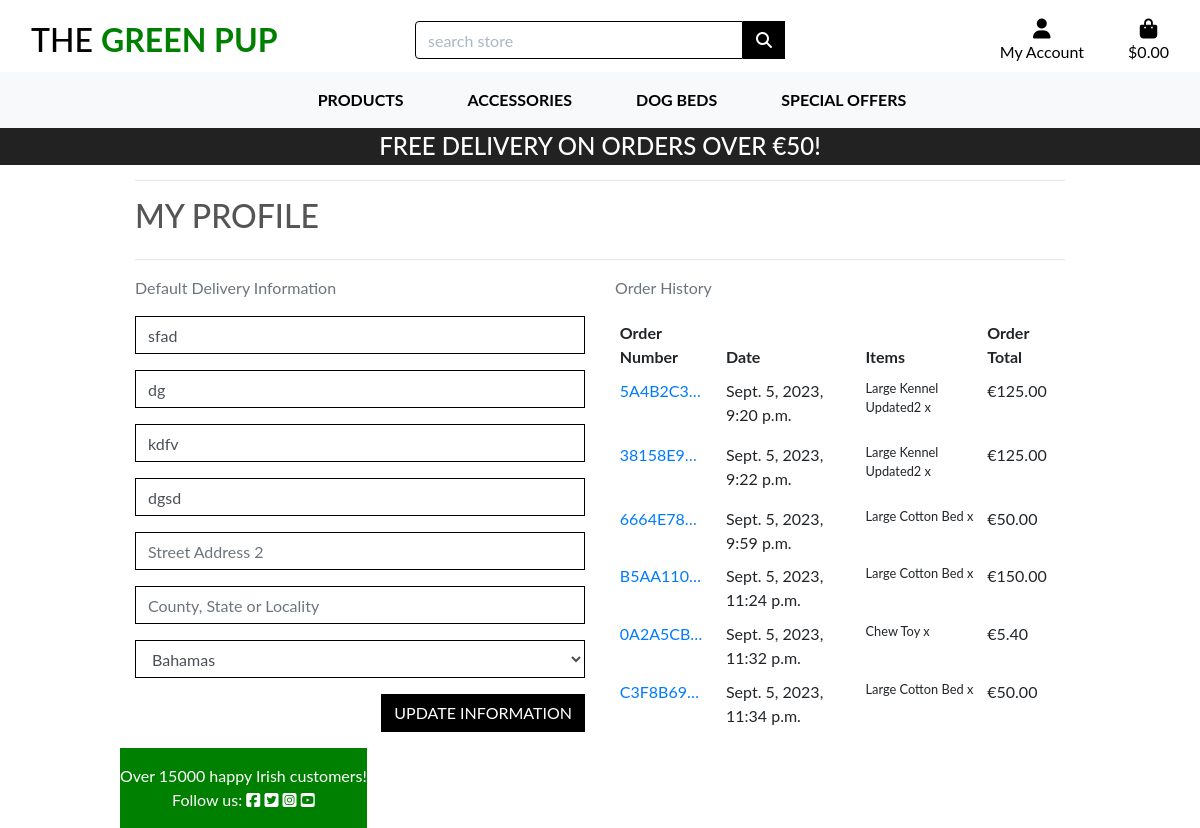
Page /profile/ (signed in) on the committed database.
### profiles/models.py (models this page shows, shortened)
class UserProfile(models.Model):
    user = models.OneToOneField(User, on_delete=models.CASCADE)
    default_phone_number = models.CharField(max_length=20, null=True, blank=True)
    default_postal_code = models.CharField(max_length=20, null=True, blank=True)
    default_town_or_city = models.CharField(max_length=40, null=True, blank=True)
    default_street_address1 = models.CharField(max_length=80, null=True, blank=True)
    default_street_address2 = models.CharField(max_length=80, null=True, blank=True)
    default_county = models.CharField(max_length=80, null=True, blank=True)
    default_country = CountryField(blank_label='Country *', null=True, blank=True)

### checkout/models.py (models this page shows, shortened)
class Order(models.Model):
    full_name = models.CharField(max_length=55, null=False, blank=False)
    user_profile=models.ForeignKey(UserProfile, on_delete=models.SET_NULL,
                                    blank=True, null=True, related_name='orders')
    phone_number = models.CharField(max_length=25, null=False, blank=False)
    email = models.EmailField(max_length=200, null=False, blank=False)
    order_number = models.CharField(max_length=35, null=False, editable=False)
    postal_code = models.CharField(max_length=15, null=True, blank=True)
    town_or_city = models.CharField(max_length=45, null=False, blank=False)
    street_address1 = models.CharField(max_length=70, null=False, blank=False)
    street_address2 = models.CharField(max_length=70, null=True, blank=True)
    county = models.CharField(max_length=40, null=True, blank=True)
    country = CountryField(blank_label='Country *', null=False, blank=False)
    date = models.DateTimeField(auto_now_add=True)
    delivery_cost = models.DecimalField(max_digits=6, decimal_places=2, null=False, default=0)
    order_total = models.DecimalField(max_digits=10, decimal_places=2, null=False, default=0)
    grand_total = models.DecimalField(max_digits=10, decimal_places=2, null=False, default=0)
    original_bag = models.TextField(null=False, blank=False, default='')
    stripe_pid = models.CharField(max_length=254, null=False, blank=False, default='')

class OrderLineItem(models.Model):
    product = models.ForeignKey(Product, null=False, blank=False, on_delete=models.CASCADE)
    order = models.ForeignKey(Order, null=False, blank=False, on_delete=models.CASCADE, related_name='lineitems')
    num_of_items = models.IntegerField(null=False, blank=False, default=0)
    lineitem_total = models.DecimalField(max_digits=6, decimal_places=2, null=False, blank=False, editable=False)

### products/models.py (models this page shows, shortened)
class Product(models.Model):
    category=models.ForeignKey('Category',blank=True, null=True, on_delete=models.SET_NULL)
    name=models.CharField(max_length=100)
    sku=models.CharField(max_length=150)
    description=models.TextField(max_length=500)
    price=models.DecimalField(max_digits=6,decimal_places=2)
    policy=models.ForeignKey('Policies',blank=True,null=True, on_delete=models.SET_NULL)
    image=models.ImageField(null=True,blank=True)
    on_sale=models.BooleanField(default=False)
    discount_percent=models.CharField(max_length=10,blank=True,null=True)
    in_stock=models.BooleanField(default=True)
    product_status=models.ForeignKey('ProductStatus',blank=True,null=True, on_delete=models.SET_NULL)
    meta_title=models.CharField(max_length=61,blank=True,null=True)
    meta_description=models.CharField(max_length=61,blank=True,null=True)

### profiles/views.py (the view, shortened to what this page needs)
# urls.py: path('profile/', include('profiles.urls')),
@login_required
def profile(request):
    profile = get_object_or_404(UserProfile, user=request.user)
    form = UserProfileForm(instance=profile)
    orders = profile.orders.all()
    context = {
        'form': form,
        'orders': orders,
        'profile_page_true': True,
    }
    return render(request, 'profiles/profile.html', context)

### profiles/forms.py
class UserProfileForm(forms.ModelForm):
    class Meta:
        model = UserProfile
        exclude = ('user',)
    def __init__(self, *args, **kwargs):
        super().__init__(*args, **kwargs)
        placeholders = {
            'default_phone_number': 'Phone Number',
            'default_postal_code': 'Postal Code',
            'default_town_or_city': 'Town or City',
            'default_street_address1': 'Street Address 1',
            'default_street_address2': 'Street Address 2',
            'default_county': 'County, State or Locality',
        }
        self.fields['default_phone_number'].widget.attrs['autofocus'] = True
        for field in self.fields:
            if field != 'default_country':
                if self.fields[field].required:
                    placeholder = f'{placeholders[field]} *'
                else:
                    placeholder = placeholders[field]
                self.fields[field].widget.attrs['placeholder'] = placeholder
            self.fields[field].widget.attrs['class'] = 'border-black rounded-0 profile-form-input'
            self.fields[field].label = False

### bag/contexts.py (called while the page is built, shortened)
def bag_contents(request):
    bag_items = []
    product_quantity = 0
    total = 0
    bag = request.session.get('bag', {})
    if total < settings.FREE_DELIVERY_THRESHOLD:
        delivery = total * Decimal(settings.STANDARD_DELIVERY_PERCENT / 100)
        free_delivery_left = settings.FREE_DELIVERY_THRESHOLD - total
    else:
        delivery = 0
        free_delivery_left = 0
    grand_total = total + delivery
    context = {
        'bag_items': bag_items,
        'total':total,
        'grand_total': grand_total,
        'product_quantity': product_quantity,
        'delivery': delivery,
        'free_delivery_left': free_delivery_left,
        'free_delivery_threshold': settings.FREE_DELIVERY_THRESHOLD,
    }
    return context

### profiles/templates/profiles/profile.html (shortened to what this page needs)
{% extends "base.html" %}
{% load static %}
{% block extra_css %}
    <link rel="stylesheet" href="{% static 'profiles/css/profile.css' %}">
{% endblock %}
{% block page_header %}
    <div class="container product-container">
    </div>
{% endblock %}
{% block content %}
    <div class="overlay"></div>
    <div class="container">
        <div class="row">
            <div class="col">
                <hr>
                <h2 class="logo-font mb-4">My Profile</h2>
                <hr>
            </div>
        </div>
        <div class="row">
            <div class="col-12 col-lg-6">
                <p class="text-muted">Default Delivery Information</p>
                <form class="mt-3" action="{% url 'profile' %}" method="POST" id="profile-update-form">
                    {{ form|crispy }}
                    <button class="btn btn-black rounded-0 text-uppercase float-right">Update Information</button>
                </form>
            </div>
            <div class="col-12 col-lg-6">
                <p class="text-muted">Order History</p>
                <div class="order-history table-responsive">
                    <table class="table table-sm table-borderless">
                        <thead>
                            <tr>
                                <th>Order Number</th>
                                <th>Date</th>
                                <th>Items</th>
                                <th>Order Total</th>
                            </tr>
                        </thead>
                        <tbody>
                            {% for order in orders %}
                                <tr>
                                    <td>
                                        <a href="{% url 'order_history' order.order_number %}"
                                        title="{{ order.order_number }}">
                                            {{ order.order_number|truncatechars:8 }}
                                        </a>
                                    </td>
                                    <td>{{ order.date }}</td>
                                    <td>
                                        <ul class="list-unstyled">
                                            {% for item in order.lineitems.all %}
                                                <li class="small">
                                                    {{ item.product.name }} x {{ item.quantity }}
                                                </li>
                                            {% endfor %}
                                        </ul>
                                    </td>
                                    <td>€{{ order.grand_total }}</td>
                                </tr>
                            {% endfor %}
                        </tbody>
                    </table>
                </div>
        </div>
{% endblock %}

### static/css/base.css (style rules this page uses)
html { height: 100%; }
body { background: url('https://dogbeds-2f2abe44d7a8.s3.eu-north-1.amazonaws.com/media/hero-dog.jpg') no-repeat center center fixed; background-size: cover; height: calc(100vh - 164px); color: #555; font-family: 'Lato'; }
.logo-font { text-transform: uppercase; }
.btn-black { background: black; color: white; }
.border-black { border: 1px solid black !important; }
.overlay { height: 100%; width: 100%; top: 0; left: 0; position: fixed; background: white; z-index: -1; }
@media (min-width: 1200px) { .container { max-width: 80%; } }
@media (min-width: 992px) { .product-container { padding-top: 164px; } }

### rows in the picture
UserProfile: default_phone_number "sfad", default_postal_code "dg", default_town_or_city "kdfv", default_street_address1 "dgsd", default_country "Bahamas"
Order: order_number "5A4B2C3…", date "Sept. 5, 2023, 9:20 p.m.", grand_total "125.00"
OrderLineItem: product.name "Large Kennel Updated2"
Order: order_number "38158E9…", date "Sept. 5, 2023, 9:22 p.m.", grand_total "125.00"
OrderLineItem: product.name "Large Kennel Updated2"
Order: order_number "6664E78…", date "Sept. 5, 2023, 9:59 p.m.", grand_total "50.00"
OrderLineItem: product.name "Large Cotton Bed"
Order: order_number "B5AA110…", date "Sept. 5, 2023, 11:24 p.m.", grand_total "150.00"
OrderLineItem: product.name "Large Cotton Bed"
Order: order_number "0A2A5CB…", date "Sept. 5, 2023, 11:32 p.m.", grand_total "5.40"
OrderLineItem: product.name "Chew Toy"
Order: order_number "C3F8B69…", date "Sept. 5, 2023, 11:34 p.m.", grand_total "50.00"
OrderLineItem: product.name "Large Cotton Bed"

### other values in the picture
{{ free_delivery_threshold }} "50"
